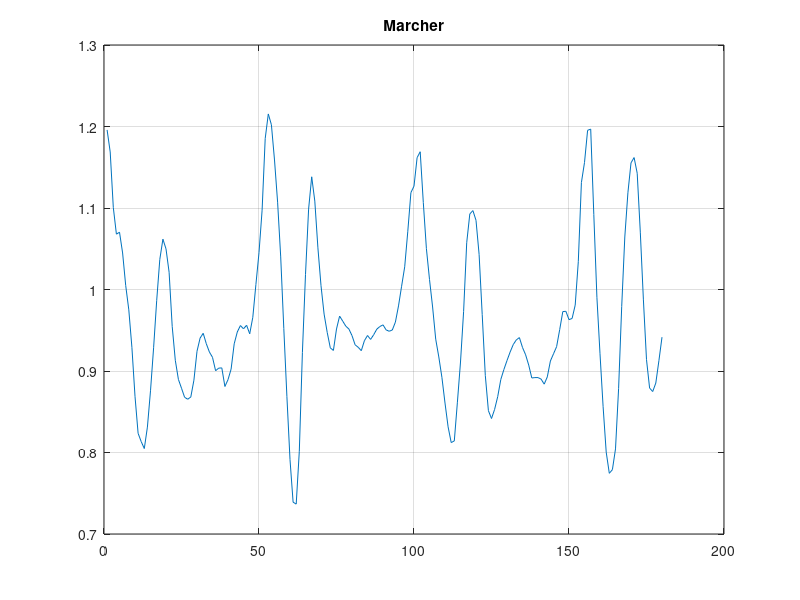

Write the MATLAB code that produced this figure. (Note: this script raises an error after producing the figure.)
%%% Identification des activites - ouvTIS 2022/2023 %%%
%%% Manuel Abbas %%%

clear all;
close all;
addpath('fonctions');

%% Charger les donnees %%
load('Data.mat')

%% Illustrer un exemple %%
idc = input('Choisir le numero du signal [1, 2290] : ');
plot(sqrt(aX(idc,:).^2 + aY(idc,:).^2 + aZ(idc,:).^2));
grid on
title(Keywords(idc));

%% Extraction des variables %%
featVect = extraction_variables_V1(aX, aY, aZ); % 1er groupe
%featVect = extraction_variables_V2(aX, aY, aZ); % 2eme groupe

%% Distribution des donnees dans un espace 3D %%
illustrer_data(featVect, Labels);

%% Evaluation des modeles %%
%%% Arbre de decision (DT) et k-plus proches voisins (KNN) %%%
[prec_DT, prec_KNN] = Evaluation(featVect, Labels);
disp(['Precision de DT : ', num2str(prec_DT), '%']);
disp(['Precision de KNN : ', num2str(prec_KNN), '%']);

%% Illustration et prediction par echantillon %%
analyse_un_fichier(aX, aY, aZ, featVect, Keywords);